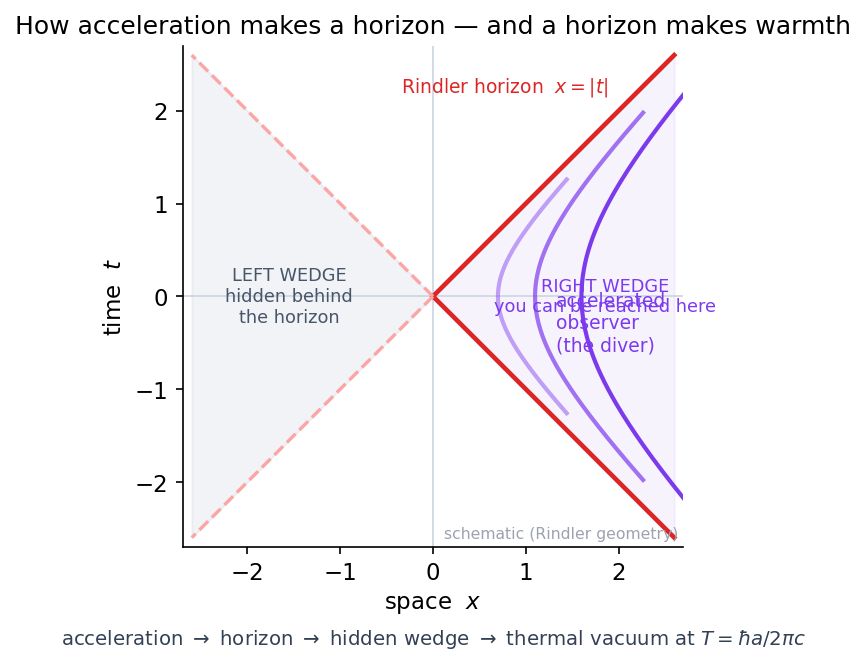

This figure's Python source:
import numpy as np, matplotlib
matplotlib.use("Agg")
import matplotlib.pyplot as plt
plt.rcParams.update({"figure.dpi":150,"savefig.dpi":150,"font.size":11,
    "axes.grid":True,"grid.alpha":0.25,"axes.spines.top":False,"axes.spines.right":False,
    "axes.titlesize":12,"figure.facecolor":"white","axes.facecolor":"white"})
C_FW="#7c3aed"; C_NEWTON="#64748b"; C_MOND="#0891b2"; C_DATA="#dc2626"

fig, ax = plt.subplots(figsize=(7,4.6))
ax.grid(False)

# spacetime diagram: x (space) horizontal, t (time) vertical
ax.axhline(0, color="#cbd5e1", lw=0.8)
ax.axvline(0, color="#cbd5e1", lw=0.8)

# light-cone / Rindler horizon: the lines x = |t|
L = 2.6
ax.plot([0, L],[0, L], color=C_DATA, lw=2.2)
ax.plot([0, L],[0,-L], color=C_DATA, lw=2.2)
ax.plot([0,-L],[0, L], color="#fca5a5", lw=1.6, ls="--")
ax.plot([0,-L],[0,-L], color="#fca5a5", lw=1.6, ls="--")

# accelerated (Rindler) worldlines: x = xi cosh(a eta), t = xi sinh(a eta)
eta = np.linspace(-1.35,1.35,200)
for xi,alp in [(0.7,0.45),(1.1,0.7),(1.6,1.0)]:
    x = xi*np.cosh(eta); t = xi*np.sinh(eta)
    ax.plot(x,t, color=C_FW, lw=2.0, alpha=alp)
# label the central accelerated observer
ax.annotate("accelerated\nobserver\n(the diver)", (1.1*np.cosh(0.0),0.0),
            textcoords="offset points", xytext=(10,-26), fontsize=9, color=C_FW)

# the right (accessible) Rindler wedge
ax.fill_between([0,L],[0,L],[0,-L], color=C_FW, alpha=0.06)
ax.text(1.85,0.0,"RIGHT WEDGE\nyou can be reached here", fontsize=8.5,
        color=C_FW, ha="center", va="center")
# the hidden left wedge
ax.fill_between([-L,0],[L,0],[-L,0], color="#94a3b8", alpha=0.12)
ax.text(-1.55,0.0,"LEFT WEDGE\nhidden behind\nthe horizon", fontsize=8.5,
        color="#475569", ha="center", va="center")

# horizon label
ax.annotate("Rindler horizon  $x=|t|$", (L*0.78, L*0.78),
            textcoords="offset points", xytext=(-6,8), fontsize=9, color=C_DATA, ha="right")

# the consequence chain, as a caption strip inside the figure
chain = r"acceleration $\rightarrow$ horizon $\rightarrow$ hidden wedge $\rightarrow$ thermal vacuum at $T=\hbar a/2\pi c$"
ax.text(0.5,-0.16, chain, transform=ax.transAxes, ha="center", va="top",
        fontsize=9.5, color="#334155")

ax.set_xlim(-L-0.1,L+0.1); ax.set_ylim(-L-0.1,L+0.1)
ax.set_aspect("equal")
ax.set_xlabel("space  $x$"); ax.set_ylabel("time  $t$")
ax.set_title("How acceleration makes a horizon — and a horizon makes warmth")
ax.text(0.99,0.01,"schematic (Rindler geometry)", transform=ax.transAxes,
        ha="right", va="bottom", fontsize=7.5, color="#9ca3af")
fig.tight_layout(); fig.savefig("ch14_rindler_horizon_schematic.png", bbox_inches="tight"); print("ok")
